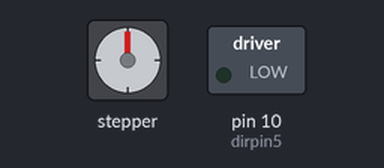
A sketch run on a simulated Arduino Uno, built with avr-gcc and run on an emulated ATmega328P. Shown: stepper motor, switched loads named in the sketch (green lamp = pin HIGH). Wiring (inferred from the names in the program): stepper motor (2048 steps per turn assumed): coils pin 2, pin 4, pin 6, pin 8. Pins used as bus, display or sensor lines are not drawn.

Above: at 2.6 s.
At 7.8 s:
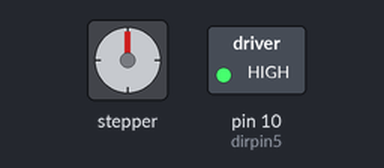
Timing chart, 0 to 13.5 s (numbered marks = the images above):
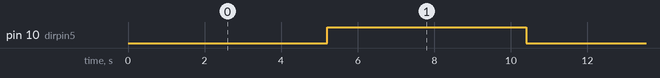

Measured:
- by itself, pin 10 (dirpin5): alternates HIGH for 5.2 s and LOW for 5.2 s

The sketch:

StepperTest.ino
```cpp
#define DIST 10000
#define Z_DIST 25000
#define X_DIST 25000
#define STEP_DELAY 500

//Y Axis
int dirpin1 = 2;
int steppin1 = 3;
int dirpin2 = 4;
int steppin2 = 5;
int dirpin3 = 6;
int steppin3 = 7;
int dirpin4 = 8;
int steppin4 = 9;

//X Axis
int dirpin5 = 10;
int steppin5 = 11;

enum Z_test_enum {Z_NONE, Z_UP, Z_DOWN, Z_SWAY_UPDOWN, Z_SWAY_DOWNUP} Z_test_action;
enum X_test_enum {X_NONE, X_LEFT, X_RIGHT, X_SWAY_LEFTRIGHT, X_SWAY_RIGHTLEFT} X_test_action;

void setup()
{
  pinMode(dirpin1, OUTPUT);
  pinMode(steppin1, OUTPUT);
  pinMode(dirpin2, OUTPUT);
  pinMode(steppin2, OUTPUT);
  pinMode(dirpin3, OUTPUT);
  pinMode(steppin3, OUTPUT);
  pinMode(dirpin4, OUTPUT);
  pinMode(steppin4, OUTPUT);
  pinMode(dirpin5, OUTPUT);
  pinMode(steppin5, OUTPUT);

  Z_test_action = Z_NONE;
  X_test_action = X_SWAY_RIGHTLEFT;

}

void loop()
{

  //Set Z direction based on Z_test_action
  switch (Z_test_action) {
    case Z_UP:
      digitalWrite(dirpin1, LOW);
      digitalWrite(dirpin2, LOW);
      digitalWrite(dirpin3, LOW);
      digitalWrite(dirpin4, LOW);
      break;
    case Z_DOWN:
      digitalWrite(dirpin1, HIGH);
      digitalWrite(dirpin2, HIGH);
      digitalWrite(dirpin3, HIGH);
      digitalWrite(dirpin4, HIGH);
      break;
    case Z_SWAY_UPDOWN:
      digitalWrite(dirpin1, LOW);
      digitalWrite(dirpin2, LOW);
      digitalWrite(dirpin3, LOW);
      digitalWrite(dirpin4, LOW);
      break;
    case Z_SWAY_DOWNUP:
      digitalWrite(dirpin1, HIGH);
      digitalWrite(dirpin2, HIGH);
      digitalWrite(dirpin3, HIGH);
      digitalWrite(dirpin4, HIGH);
      break;
    default:
      digitalWrite(dirpin1, HIGH);
      digitalWrite(dirpin2, HIGH);
      digitalWrite(dirpin3, HIGH);
      digitalWrite(dirpin4, HIGH);
      break;
  }

  //Set X direction based on X_test_action
  switch (X_test_action) {
    case X_LEFT:
      digitalWrite(dirpin5, HIGH);
      break;
    case X_RIGHT:
      digitalWrite(dirpin5, LOW);
      break;
    case X_SWAY_LEFTRIGHT:
      digitalWrite(dirpin5, HIGH);
      break;
    case X_SWAY_RIGHTLEFT:
      digitalWrite(dirpin5, LOW);
      break;
    default:
      digitalWrite(dirpin5, LOW);
      break;
  }

  delay(100);

  drive_steppers();

  //Set Z direction based on Z_test_action
  switch (Z_test_action) {
    case Z_UP:
      digitalWrite(dirpin1, LOW);
      digitalWrite(dirpin2, LOW);
      digitalWrite(dirpin3, LOW);
      digitalWrite(dirpin4, LOW);
      break;
    case Z_DOWN:
      digitalWrite(dirpin1, HIGH);
      digitalWrite(dirpin2, HIGH);
      digitalWrite(dirpin3, HIGH);
      digitalWrite(dirpin4, HIGH);
      break;
    case Z_SWAY_UPDOWN:
      digitalWrite(dirpin1, HIGH);
      digitalWrite(dirpin2, HIGH);
      digitalWrite(dirpin3, HIGH);
      digitalWrite(dirpin4, HIGH);
      break;
    case Z_SWAY_DOWNUP:
      digitalWrite(dirpin1, LOW);
      digitalWrite(dirpin2, LOW);
      digitalWrite(dirpin3, LOW);
      digitalWrite(dirpin4, LOW);
      break;
    default:
      digitalWrite(dirpin1, HIGH);
      digitalWrite(dirpin2, HIGH);
      digitalWrite(dirpin3, HIGH);
      digitalWrite(dirpin4, HIGH);
      break;
  }

  //Set X direction based on X_test_action
  switch (X_test_action) {
    case X_LEFT:
      digitalWrite(dirpin5, HIGH);
      break;
    case X_RIGHT:
      digitalWrite(dirpin5, LOW);
      break;
    case X_SWAY_LEFTRIGHT:
      digitalWrite(dirpin5, LOW);
      break;
    case X_SWAY_RIGHTLEFT:
      digitalWrite(dirpin5, HIGH);
      break;
    default:
      digitalWrite(dirpin5, LOW);
      break;
  }
  delay(100);

  drive_steppers();
}


void drive_steppers() {

  for (int i = 0; i < DIST; i++)     // Iterate for DIST microsteps.
  {
    if (Z_test_action != Z_NONE) {
      digitalWrite(steppin1, LOW);  // This LOW to HIGH change is what creates the
      digitalWrite(steppin2, LOW); // "Rising Edge" so the easydriver knows to when to step.
      digitalWrite(steppin3, LOW);
      digitalWrite(steppin4, LOW);
    }
    if (X_test_action != X_NONE) {
      digitalWrite(steppin5, LOW);
    }

    if (Z_test_action != Z_NONE) {
      digitalWrite(steppin1, HIGH);
      digitalWrite(steppin2, HIGH);
      digitalWrite(steppin3, HIGH);
      digitalWrite(steppin4, HIGH);
    }
    if (X_test_action != X_NONE) {
      digitalWrite(steppin5, HIGH);
    }

    delayMicroseconds(STEP_DELAY);      // 500 delay time is close to top speed for this
  }                              // particular motor. Any faster the motor stalls.

}
```
